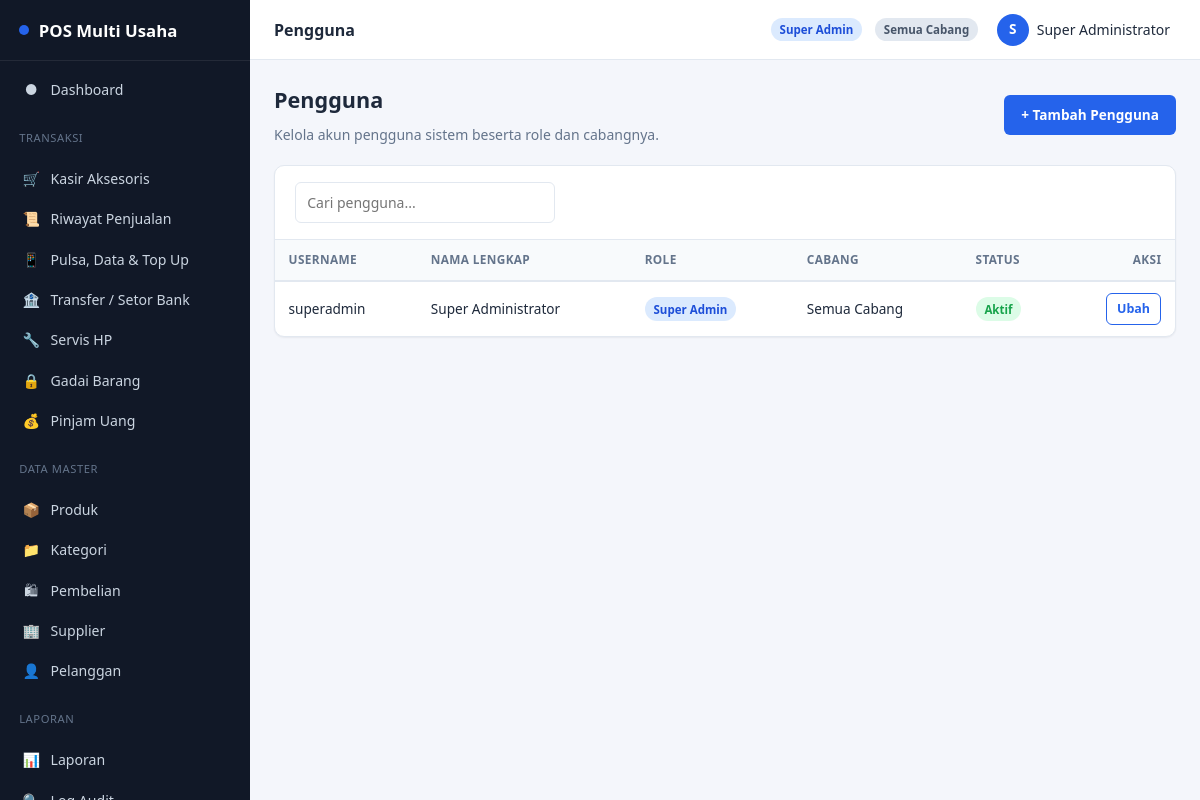
Screenshot of /users/index (signed in) with the database file from the repository.
### tables this page shows
CREATE TABLE IF NOT EXISTS users (
    id              INT UNSIGNED AUTO_INCREMENT PRIMARY KEY,
    branch_id       INT UNSIGNED DEFAULT NULL COMMENT 'NULL = akses semua cabang (super admin)',
    role_id         INT UNSIGNED NOT NULL,
    username        VARCHAR(50)  NOT NULL UNIQUE,
    password_hash   VARCHAR(255) NOT NULL,
    full_name       VARCHAR(100) NOT NULL,
    email           VARCHAR(100) DEFAULT NULL,
    phone           VARCHAR(30)  DEFAULT NULL,
    is_active       TINYINT(1)   NOT NULL DEFAULT 1,
    last_login_at   DATETIME     DEFAULT NULL,
    failed_login_count TINYINT UNSIGNED NOT NULL DEFAULT 0,
    locked_until    DATETIME     DEFAULT NULL,
    created_at      DATETIME     NOT NULL DEFAULT CURRENT_TIMESTAMP,
    updated_at      DATETIME     NOT NULL DEFAULT CURRENT_TIMESTAMP ON UPDATE CURRENT_TIMESTAMP,
    deleted_at      DATETIME     DEFAULT NULL,
    CONSTRAINT fk_users_branch FOREIGN KEY (branch_id) REFERENCES branches(id) ON DELETE SET NULL,
    CONSTRAINT fk_users_role FOREIGN KEY (role_id) REFERENCES roles(id) ON DELETE RESTRICT
);

CREATE TABLE IF NOT EXISTS roles (
    id            INT UNSIGNED AUTO_INCREMENT PRIMARY KEY,
    slug          VARCHAR(50)  NOT NULL UNIQUE,
    name          VARCHAR(100) NOT NULL,
    description   VARCHAR(255) DEFAULT NULL,
    created_at    DATETIME     NOT NULL DEFAULT CURRENT_TIMESTAMP
);

### app/core/Controller.php (called while the page is built, shortened)
<?php
abstract class Controller
{
    protected function view(string $view, array $data = [], string $layout = 'app'): void
    {
        extract($data, EXTR_SKIP);
        $viewFile = VIEW_PATH . '/' . $view . '.php';
        $content = function () use ($viewFile, $data): void {
            extract($data, EXTR_SKIP);
            require $viewFile;
        };
        require VIEW_PATH . '/layouts/' . $layout . '.php';
    }
}

### app/controllers/UserController.php (called while the page is built, shortened)
<?php
final class UserController extends Controller
{
    public function index(): void
    {
        $this->view('users/index', [
            'title' => 'Pengguna',
            'users' => UserModel::allWithRoleBranch(),
        ]);
    }
}

### app/core/Router.php (called while the page is built, shortened)
<?php
final class Router
{
    public static function dispatch(string $route): void
    {
        $route = trim($route, '/');
        $segments = $route === '' ? [] : explode('/', $route);
        $action    = $segments[1] ?? 'index';
        $params    = array_slice($segments, 2);
        $controller = new $controllerClass();
        call_user_func_array([$controller, $action], $params);
    }
}

### index.php (called while the page is built, shortened)
<?php
$route = $_GET['route'] ?? '';
Router::dispatch($route);

### app/core/Auth.php (called while the page is built, shortened)
<?php
final class Auth
{
    public static function user(): ?array
    {
        return $_SESSION['user'] ?? null;
    }
}

### app/core/Database.php (called while the page is built, shortened)
<?php
final class Database
{
    private static ?PDO $instance = null;
    public static function connection(): PDO
    {
        if (self::$instance === null) {
            $dsn = 'mysql:host=' . DB_HOST . ';dbname=' . DB_NAME . ';charset=' . DB_CHARSET;
            self::$instance = new PDO($dsn, DB_USER, DB_PASS, [
                PDO::ATTR_ERRMODE            => PDO::ERRMODE_EXCEPTION,
                PDO::ATTR_DEFAULT_FETCH_MODE => PDO::FETCH_ASSOC,
                PDO::ATTR_EMULATE_PREPARES   => false,
            ]);
        }
        return self::$instance;
    }
}

### app/models/UserModel.php (called while the page is built, shortened)
<?php
final class UserModel extends Model
{
    public static function allWithRoleBranch(?int $branchId = null): array
    {
        $sql = 'SELECT u.*, r.name AS role_name, b.name AS branch_name
                FROM users u
                LEFT JOIN roles r ON r.id = u.role_id
                LEFT JOIN branches b ON b.id = u.branch_id
                WHERE u.deleted_at IS NULL';
        $params = [];
        $sql .= ' ORDER BY u.full_name';
        $stmt = Database::connection()->prepare($sql);
        $stmt->execute($params);
        return $stmt->fetchAll();
    }
}

### app/views/users/index.php (the view, shortened to what this page needs)
<div class="content-header">
    <div>
        <h1>Pengguna</h1>
        <p class="text-muted mb-0">Kelola akun pengguna sistem beserta role dan cabangnya.</p>
    </div>
    <a class="btn" href="<?= e(url('users/create')) ?>">+ Tambah Pengguna</a>
</div>
<div class="card">
    <div class="card-header">
        <input type="search" placeholder="Cari pengguna..." data-table-search="#tbl-users" style="max-width:260px;">
    </div>
    <div class="table-wrap">
        <table id="tbl-users">
            <thead>
                <tr><th>Username</th><th>Nama Lengkap</th><th>Role</th><th>Cabang</th><th>Status</th><th class="text-right">Aksi</th></tr>
            </thead>
            <tbody>
            <?php foreach ($users as $u): ?>
                <tr>
                    <td><?= e($u['username']) ?></td>
                    <td><?= e($u['full_name']) ?></td>
                    <td><span class="badge badge-info"><?= e($u['role_name'] ?? '-') ?></span></td>
                    <td><?= e($u['branch_name'] ?? 'Semua Cabang') ?></td>
                    <td><?= $u['is_active'] ? '<span class="badge badge-success">Aktif</span>' : '<span class="badge badge-gray">Nonaktif</span>' ?></td>
                    <td class="text-right">
                        <div class="table-actions" style="justify-content:flex-end;">
                            <a class="btn btn-sm btn-outline" href="<?= e(url('users/edit/' . $u['id'])) ?>">Ubah</a>
                        </div>
                    </td>
                </tr>
            <?php endforeach; ?>
            </tbody>
        </table>
    </div>
</div>

### app/views/layouts/partials/header.php (shortened to what this page needs)
<?php $currentUser = Auth::user(); ?>
<header class="topbar">
    <div class="flex gap-md" style="align-items:center;">
        <div>
            <div class="topbar-title"><?= e($title ?? 'Dashboard') ?></div>
        </div>
    </div>
    <div class="topbar-user">
        <span class="badge badge-info badge-role"><?= e($currentUser['role_name'] ?? '') ?></span>
        <?php if (!empty($currentUser['branch_id'])):
            $branch = BranchModel::find((int) $currentUser['branch_id']); ?>
            <span class="badge badge-gray"><?= e($branch['name'] ?? '-') ?></span>
        <?php else: ?>
            <span class="badge badge-gray">Semua Cabang</span>
        <?php endif; ?>
        <div class="user-menu">
            <button type="button" class="user-menu-btn">
                <span class="avatar"><?= e(strtoupper(substr($currentUser['full_name'] ?? '?', 0, 1))) ?></span>
                <span><?= e($currentUser['full_name'] ?? '') ?></span>
            </button>
        </div>
    </div>
</header>

### assets/css/app.css (style rules this page uses)
:root { --color-primary: #2563eb; --color-primary-dark: #1d4ed8; --color-primary-light: #dbeafe; --color-success: #16a34a; --color-success-light: #dcfce7; --color-danger: #dc2626; --color-danger-light: #fee2e2; --color-warning: #d97706; --color-warning-light: #fef3c7; --color-info: #0891b2; --color-bg: #f4f6fb; --color-surface: #ffffff; --color-border: #e2e8f0; --color-text: #1e293b; --color-text-muted: #64748b; --color-sidebar-bg: #111827; --color-sidebar-text: #cbd5e1; --color-sidebar-active: #2563eb; --radius-sm: 6px; --radius-md: 10px; --radius-lg: 16px; --shadow-sm: 0 1px 2px rgba(15, 23, 42, .06); --shadow-md: 0 4px 12px rgba(15, 23, 42, .08); --sidebar-width: 250px; --header-height: 60px; }
* { box-sizing: border-box; }
html, body { margin: 0; padding: 0; height: 100%; }
body { font-family: 'Segoe UI', Roboto, -apple-system, BlinkMacSystemFont, Arial, sans-serif; background: var(--color-bg); color: var(--color-text); font-size: 14px; line-height: 1.5; }
a { color: var(--color-primary); text-decoration: none; }
h1, h2, h3, h4 { margin: 0 0 .5rem; font-weight: 600; }
p { margin: 0 0 .75rem; }
.topbar { height: var(--header-height); background: var(--color-surface); border-bottom: 1px solid var(--color-border); display: flex; align-items: center; justify-content: space-between; padding: 0 1.5rem; position: sticky; top: 0; z-index: 30; }
.topbar-title { font-weight: 600; font-size: 1rem; }
.topbar-user { display: flex; align-items: center; gap: .8rem; }
.topbar-user .badge-role { font-size: .72rem; }
.user-menu { position: relative; }
.user-menu-btn { display: flex; align-items: center; gap: .5rem; background: none; border: none; cursor: pointer; font: inherit; color: var(--color-text); }
.avatar { width: 32px; height: 32px; border-radius: 50%; background: var(--color-primary); color: #fff; display: flex; align-items: center; justify-content: center; font-weight: 700; font-size: .85rem; }
.content-header { display: flex; align-items: center; justify-content: space-between; flex-wrap: wrap; gap: .75rem; margin-bottom: 1.25rem; }
.content-header h1 { font-size: 1.35rem; }
.card { background: var(--color-surface); border: 1px solid var(--color-border); border-radius: var(--radius-md); box-shadow: var(--shadow-sm); margin-bottom: 1.25rem; }
.card-header { padding: 1rem 1.25rem; border-bottom: 1px solid var(--color-border); display: flex; align-items: center; justify-content: space-between; gap: .5rem; flex-wrap: wrap; }
input[type=text], input[type=password], input[type=number], input[type=date], input[type=datetime-local], input[type=search], input[type=email], input[type=tel], select, textarea { width: 100%; padding: .55rem .7rem; border: 1px solid var(--color-border); border-radius: var(--radius-sm); font: inherit; background: #fff; color: var(--color-text); }
.btn { display: inline-flex; align-items: center; justify-content: center; gap: .4rem; padding: .55rem 1rem; border-radius: var(--radius-sm); border: 1px solid transparent; font: inherit; font-weight: 600; font-size: .85rem; cursor: pointer; background: var(--color-primary); color: #fff; transition: filter .15s ease; }
.btn-sm { padding: .35rem .65rem; font-size: .78rem; }
.btn-outline { background: transparent; color: var(--color-primary); border-color: var(--color-primary); }
.table-wrap { overflow-x: auto; }
table { width: 100%; border-collapse: collapse; font-size: .85rem; }
thead th { text-align: left; padding: .7rem .85rem; background: #f8fafc; border-bottom: 2px solid var(--color-border); font-size: .74rem; text-transform: uppercase; letter-spacing: .03em; color: var(--color-text-muted); white-space: nowrap; }
tbody td { padding: .7rem .85rem; border-bottom: 1px solid var(--color-border); vertical-align: middle; }
tbody tr:last-child td { border-bottom: none; }
.text-right { text-align: right; }
.table-actions { display: flex; gap: .4rem; flex-wrap: wrap; }
.badge { display: inline-flex; align-items: center; padding: .2rem .55rem; border-radius: 999px; font-size: .72rem; font-weight: 700; }
.badge-success { background: var(--color-success-light); color: var(--color-success); }
.badge-info { background: var(--color-primary-light); color: var(--color-primary-dark); }
.badge-gray { background: #e2e8f0; color: #475569; }
.flex { display: flex; }
.gap-md { gap: 1rem; }
.mb-0 { margin-bottom: 0; }
.text-muted { color: var(--color-text-muted); }

### rows the page displays
users: role.name "Super Admin", full_name "S", full_name "Super Administrator", username "superadmin", branch_name "Semua Cabang", is_active "Aktif"

### other values shown
APP_NAME "POS Multi Usaha"
$item['icon'] "●"
$item['label'] "Dashboard"
$item['icon'] "🛒"
$item['label'] "Kasir Aksesoris"
$item['icon'] "📜"
$item['label'] "Riwayat Penjualan"
$item['icon'] "📱"
$item['label'] "Pulsa, Data & Top Up"
$item['icon'] "🏦"
$item['label'] "Transfer / Setor Bank"
$item['icon'] "🔧"
$item['label'] "Servis HP"
$item['icon'] "🔒"
$item['label'] "Gadai Barang"
